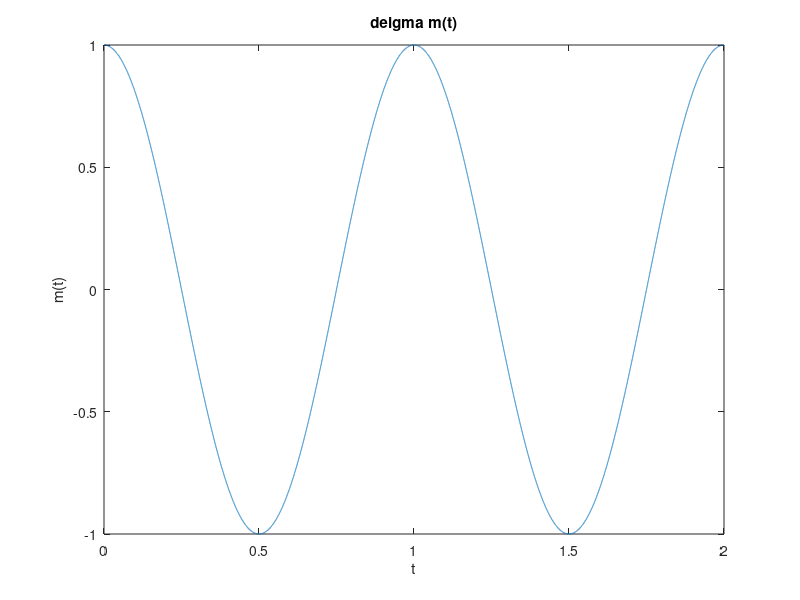
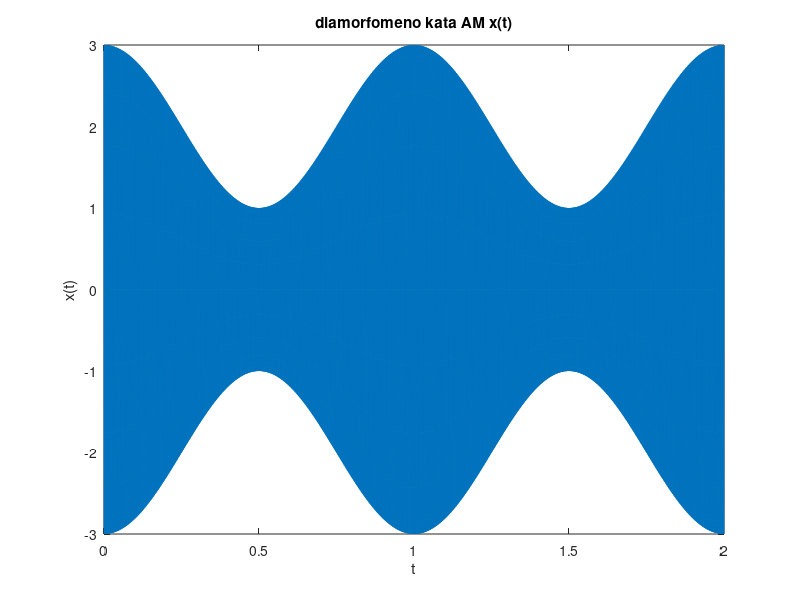
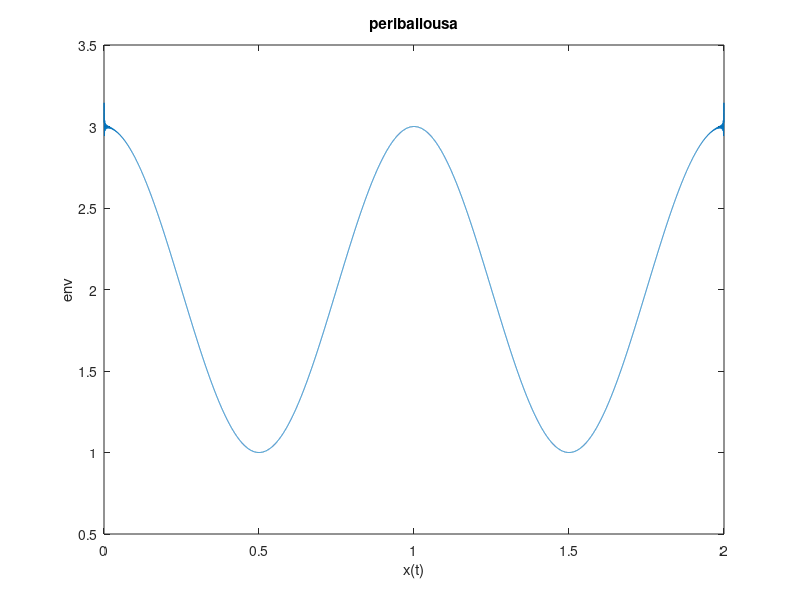
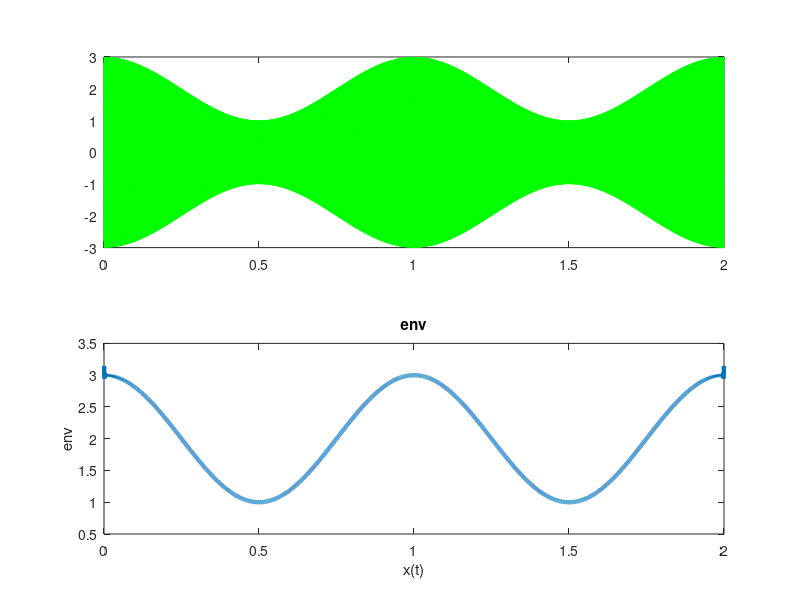

These figures' MATLAB source, in order:
function lab1

%AM A meros
%%%%%%% i)
fs=10000;
Ts=1/fs;
t=[0:Ts:2];
mt=cos(2*pi*t);
%printing
figure('Name','i');
plot(t,mt);
xlabel('t');
ylabel('m(t)');
title("deigma m(t)");
saveas(gcf,'1i.jpg');

%%%%%%% ii)
Ac=2;
fc=500;
%gnorizo oti x(t)=[Ac+m(t)]cos(2pi fc t) apa exo:
xt=(Ac+mt).*cos(2*pi*fc*t);
%printing
figure('Name','ii');
plot(t,xt);
xlabel('t');
ylabel('x(t)');
title("diamorfomeno kata AM x(t)");
saveas(gcf,'1ii.jpg');

%%%%%%% iii)
env=abs(hilbert(xt));
figure('Name','iii');
plot(t,env);
xlabel('x(t)');
ylabel('env');
title("periballousa");
saveas(gcf,'1iii.jpg');

%%%%%%% iv)....
figure('Name','iiv');
subplot(211)
plot(t,xt,'g');
hold on;
subplot(212)
plot(t,env,"linewidth",3);
xlabel('x(t)');
ylabel('env');
title("env");
saveas(gcf,'1iva.jpg');
%allagi
d=env-mean(env);
title("sigkrisi me allagi");
figure('Name','iiv');
subplot(211)
plot(t,mt,'g');
hold on;
subplot(212)
plot(t,d,"linewidth",3);
xlabel('t');
ylabel('env');
saveas(gcf,'1ivb.jpg');

%%%%%%% v)oi sinartiseis allzoyn os eksis
Ac2=0.7;
xt2=(Ac2+mt).*cos(2*pi*fc*t);
env2=abs(hilbert(xt2));

%%gia ii printing
figure('Name','v_ii');
plot(t,xt2);
xlabel('t');
ylabel('x(t)');
title("diamorfomeno kata AM x(t) gia Ac=0.7");
saveas(gcf,'1v_ii.jpg');

%gia iii printing
figure('Name','iiii');
plot(t,env2);
xlabel('x(t)');
ylabel('env');
title("periballousa");
saveas(gcf,'1v_iii.jpg');

%gia iv....
figure('Name','iiv');
title("sigkrisi sto v erotima");
subplot(211)
plot(t,xt2,'g');
hold on;
subplot(212)
plot(t,env2,"linewidth",3);
xlabel('x(t)');
ylabel('env2');
title("env2");
saveas(gcf,'1iva.jpg');
%allagi
d=env2-mean(env2);
title("sigkrisi me allagi sto v erotima");
figure('Name','iiv');
subplot(211)
plot(t,mt,'g');
hold on;
subplot(212)
plot(t,d,"linewidth",3);
xlabel('t');
ylabel('env2');
saveas(gcf,'1ivb.jpg');

%FM meros b
%%%%%%%askisi1
clear;

clear;
%%erotima B
Am=0.1;
T = 0.2;
fs = 8000;
Ts = 1/fs;
N = T/Ts;
t = [0:Ts:T];
n = [0:N];
%%i
scale=2*Am/T;
m=[];
for n=0:N/2-1
   m(n+1)=scale*n*Ts;
end
for n=N/2:N
   m(n+1)=Am-(n-N/2)*scale*Ts;
end
figure('Name','i');
plot(t,m);
xlabel('t');
ylabel('m');
title("2i");
saveas(gcf,'2_i.jpg');

%ii 
Ac=1;
Kf=2;
fc=100;
x = Ac*cos(2*pi*fc*t+(2*pi*Kf*cumsum(m)));
figure('Name','ii');
plot(t,x);
xlabel('t');
ylabel('x');
title("2i");
saveas(gcf,'2_ii.jpg');


%iii
y=diff(x)/Ts;
figure('Name','iii');
plot(y);
xlabel('t');
ylabel('x');
title("2iii");
saveas(gcf,'2_iii.jpg');

%iv
env3=abs(hilbert(y));
figure('Name','iv');
plot(env3);
xlabel('t');
ylabel('env');
title("2iv");
saveas(gcf,'2_iv.jpg');






endfunction

  